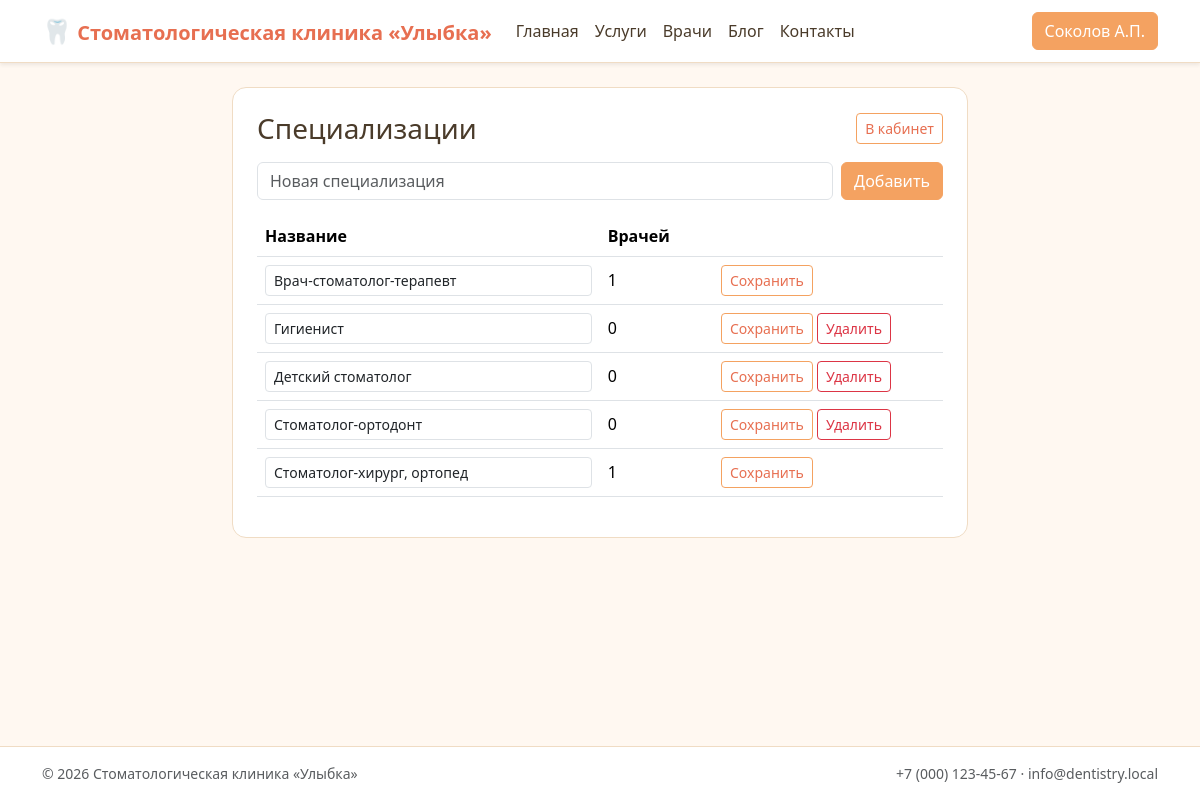
Screenshot of /admin/specializations.php (signed in) with the database file from the repository.
### tables this page shows
CREATE TABLE user (
    id                INT UNSIGNED AUTO_INCREMENT PRIMARY KEY,
    last_name         VARCHAR(60)  NOT NULL,
    first_name        VARCHAR(60)  NOT NULL,
    middle_name       VARCHAR(60)  NOT NULL DEFAULT '',
    email             VARCHAR(190) NOT NULL UNIQUE,
    password_hash     VARCHAR(255) NOT NULL,
    role_id           TINYINT UNSIGNED NOT NULL,
    booking_ban_until DATE NULL COMMENT 'Запрет онлайн-записи до даты (после неявки)',
    created_at        DATETIME NOT NULL DEFAULT CURRENT_TIMESTAMP,
    CONSTRAINT fk_user_role FOREIGN KEY (role_id) REFERENCES role(id)
);

CREATE TABLE specialization (
    id   INT UNSIGNED AUTO_INCREMENT PRIMARY KEY,
    name VARCHAR(120) NOT NULL UNIQUE
);

### lib/sanitize.php (called while the page is built, shortened)
<?php
function h(mixed $value): string
{
    return htmlspecialchars((string) $value, ENT_QUOTES | ENT_SUBSTITUTE, 'UTF-8');
}
function fio_short(string $last, string $first, string $middle = ''): string
{
    $fi = mb_substr($first, 0, 1);
    $mi = $middle !== '' ? mb_substr($middle, 0, 1) . '.' : '';
    return $last . ' ' . $fi . '.' . $mi;
}

### lib/session.php (called while the page is built, shortened)
<?php
require_once __DIR__ . '/db.php';
final class Session
{
    public static function userId(): ?int
    {
        return isset($_SESSION['user_id']) ? (int) $_SESSION['user_id'] : null;
    }
    public static function user(): ?array
    {
        $id = self::userId();
        $user = DB::one(
            'SELECT u.*, r.code AS role_code, r.name AS role_name
               FROM user u JOIN role r ON r.id = u.role_id
              WHERE u.id = :id',
            ['id' => $id]
        );
        return $user;
    }
}

### lib/db.php (called while the page is built, shortened)
<?php
final class DB
{
    private static ?PDO $pdo = null;
    public static function pdo(): PDO
    {
        if (self::$pdo === null) {
            $dsn = sprintf(
                'mysql:host=%s;port=%d;dbname=%s;charset=%s',
                DB_HOST, DB_PORT, DB_NAME, DB_CHARSET
            );
            self::$pdo = new PDO($dsn, DB_USER, DB_PASS, [
                PDO::ATTR_ERRMODE            => PDO::ERRMODE_EXCEPTION,
                PDO::ATTR_DEFAULT_FETCH_MODE => PDO::FETCH_ASSOC,
                PDO::ATTR_EMULATE_PREPARES   => false,
            ]);
        }
        return self::$pdo;
    }
    public static function all(string $sql, array $params = []): array
    {
        $stmt = self::pdo()->prepare($sql);
        $stmt->execute($params);
        return $stmt->fetchAll();
    }
    public static function one(string $sql, array $params = []): ?array
    {
        $stmt = self::pdo()->prepare($sql);
        $stmt->execute($params);
        $row = $stmt->fetch();
        return $row === false ? null : $row;
    }
}

### lib/auth.php (called while the page is built, shortened)
<?php
require_once __DIR__ . '/session.php';
final class Auth
{
    public static function user(): ?array
    {
        return Session::user();
    }
}

### public/admin/specializations.php (the view, shortened to what this page needs)
<?php
require_once __DIR__ . '/../../lib/db.php';
require_once __DIR__ . '/../../lib/auth.php';
require_once __DIR__ . '/../../lib/sanitize.php';
$rows = DB::all("SELECT s.id, s.name, (SELECT COUNT(*) FROM doctor_profile dp WHERE dp.specialization_id=s.id) AS used FROM specialization s ORDER BY s.name");
require __DIR__ . '/../../templates/header.php';
?>
<div class="row justify-content-center"><div class="col-md-8"><div class="clinic-card p-4">
    <div class="d-flex justify-content-between align-items-center mb-3">
        <h1 class="h3 mb-0">Специализации</h1>
        <a href="/profile.php" class="btn btn-outline-orange btn-sm">В кабинет</a>
    </div>
    <form method="post" class="d-flex gap-2 mb-3">
        <input type="text" name="name" class="form-control" placeholder="Новая специализация" required>
        <button class="btn btn-orange">Добавить</button>
    </form>
    <table class="table align-middle">
        <thead><tr><th>Название</th><th>Врачей</th><th style="width:230px;"></th></tr></thead>
        <tbody>
        <?php foreach ($rows as $r): ?>
            <tr>
                <td>
                    <form method="post" class="d-flex gap-2">
                        <input type="text" name="name" class="form-control form-control-sm" value="<?= h($r['name']) ?>">
                </td>
                <td><?= (int)$r['used'] ?></td>
                <td>
                        <button class="btn btn-outline-orange btn-sm">Сохранить</button>
                    <?php if ((int)$r['used'] === 0): ?>
                        <form method="post" class="d-inline" onsubmit="return confirm('Удалить?');">
                            <button class="btn btn-outline-danger btn-sm">Удалить</button>
                        </form>
                    <?php endif; ?>
                </td>
            </tr>
        <?php endforeach; ?>
        </tbody>
    </table>
</div></div></div>
<?php require __DIR__ . '/../../templates/footer.php'; ?>

### templates/header.php (shortened to what this page needs)
<?php
require_once __DIR__ . '/../lib/auth.php';
require_once __DIR__ . '/../lib/sanitize.php';
$_user = Auth::user();
$_currentPath = strtok($_SERVER['REQUEST_URI'] ?? '/', '?');
function _nav_active(string $href, string $current): string {
    return ($href === $current || ($href !== '/' && str_starts_with($current, $href)))
        ? ' active' : '';
}
?><!DOCTYPE html>
<html lang="ru">
<head>
    <link href="https://cdn.jsdelivr.net/npm/bootstrap@5.3.3/dist/css/bootstrap.min.css" rel="stylesheet">
    <link href="/assets/css/theme.css" rel="stylesheet">
</head>
<body class="d-flex flex-column min-vh-100">
<nav class="navbar navbar-expand-lg sticky-top shadow-sm clinic-navbar">
    <div class="container">
        <a class="navbar-brand fw-bold" href="/">
            <span class="brand-mark">🦷</span> <?= h(SITE_NAME) ?>
        </a>
        <div class="collapse navbar-collapse" id="mainNav">
            <ul class="navbar-nav me-auto">
                <li class="nav-item"><a class="nav-link<?= _nav_active('/', $_currentPath) ?>" href="/">Главная</a></li>
                <li class="nav-item"><a class="nav-link<?= _nav_active('/services.php', $_currentPath) ?>" href="/services.php">Услуги</a></li>
                <li class="nav-item"><a class="nav-link<?= _nav_active('/doctors.php', $_currentPath) ?>" href="/doctors.php">Врачи</a></li>
                <li class="nav-item"><a class="nav-link<?= _nav_active('/blog.php', $_currentPath) ?>" href="/blog.php">Блог</a></li>
                <li class="nav-item"><a class="nav-link<?= _nav_active('/contacts.php', $_currentPath) ?>" href="/contacts.php">Контакты</a></li>
            </ul>
            <div class="d-flex gap-2">
                <?php if ($_user === null): ?>
                    <a href="/login.php" class="btn btn-outline-orange">Вход</a>
                    <a href="/register.php" class="btn btn-orange">Регистрация</a>
                <?php else: ?>
                    <a href="/profile.php" class="btn btn-orange">
                        <?= h(fio_short($_user['last_name'], $_user['first_name'], $_user['middle_name'])) ?>
                    </a>
                <?php endif; ?>
            </div>
        </div>
    </div>
</nav>
<main class="flex-grow-1 py-4">
<div class="container">

### public/assets/css/theme.css (style rules this page uses)
:root { --clinic-bg: #FFF8F1; --clinic-surface: #FFFFFF; --clinic-primary: #F4A261; --clinic-primary-2: #E76F51; --clinic-accent: #FFE0C2; --clinic-soft: #FFF1E0; --clinic-ink: #4A3B2A; --clinic-muted: #8A7964; --clinic-border: #F0DCC4; --clinic-success: #6FB098; --clinic-danger: #D88080; }
html, body { background: var(--clinic-bg); color: var(--clinic-ink); }
body { font-family: system-ui, "Segoe UI", Tahoma, Arial, sans-serif; }
a { color: var(--clinic-primary-2); }
.clinic-navbar { background: var(--clinic-surface); border-bottom: 1px solid var(--clinic-border); }
.clinic-navbar .navbar-brand { color: var(--clinic-primary-2); }
.clinic-navbar .nav-link { color: var(--clinic-ink); }
.brand-mark { font-size: 1.2em; }
.btn-orange { background: var(--clinic-primary); border-color: var(--clinic-primary); color: #fff; }
.btn-outline-orange { background: transparent; border: 1px solid var(--clinic-primary); color: var(--clinic-primary-2); }
.clinic-card { background: var(--clinic-surface); border: 1px solid var(--clinic-border); border-radius: 14px; overflow: hidden; transition: transform .15s ease, box-shadow .15s ease; height: 100%; }

### rows the page displays
user: last_name+first_name+middle_name "Соколов А.П."
specialization: name "Врач-стоматолог-терапевт", used "1"
specialization: name "Гигиенист", used "0"
specialization: name "Детский стоматолог", used "0"
specialization: name "Стоматолог-ортодонт", used "0"
specialization: name "Стоматолог-хирург, ортопед", used "1"

### other values shown
SITE_NAME "Стоматологическая клиника «Улыбка»"
CLINIC_PHONE "+7 (000) 123-45-67"
CLINIC_EMAIL "info@dentistry.local"
